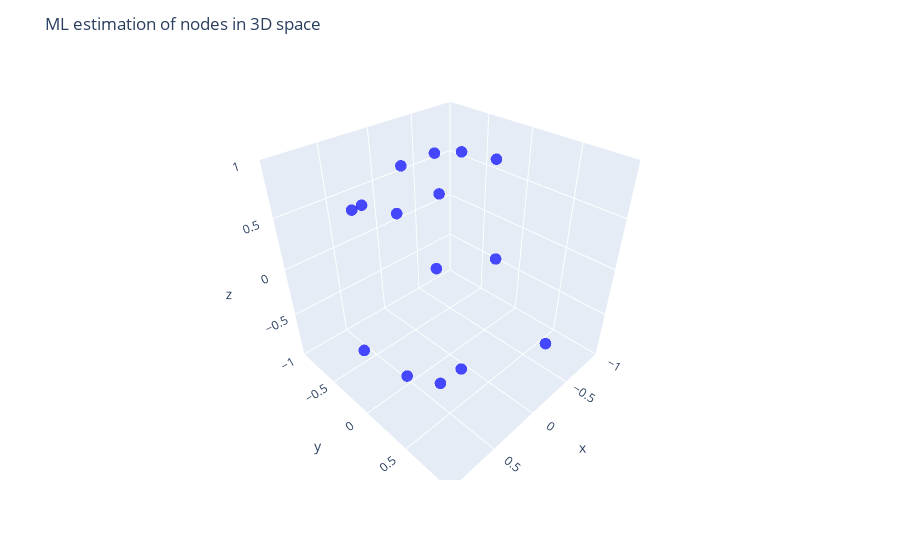

Here is the notebook cell this chart was saved with:
### Code cell
df = pd.DataFrame(Z_ML, columns=['x', 'y', 'z'])
df['node'] = df.index 
df['inclination_angle'] = inclination_angles
df['azimutal_angle'] = azimutal_angles

# Graficar
fig = px.scatter_3d(
    df,
    x='x',
    y='y',
    z='z',
    color_discrete_sequence=["blue"],  # mismo color para todos
    opacity=0.7,
    hover_data={
        'node': True,
        'inclination_angle': ':.2f',    # mostrar ángulos con dos decimales
        'azimutal_angle': ':.2f',
        'x': ':.2f',
        'y': ':.2f',
        'z': ':.2f'
    }
)

fig.update_traces(marker=dict(size=4))
fig.update_layout(
    scene=dict(
        xaxis=dict(range=[-1, 1]),
        yaxis=dict(range=[-1, 1]),
        zaxis=dict(range=[-1, 1]),
        aspectmode='cube'
    ),
    title="ML estimation of nodes in 3D space",
)

fig.show()

### Figure 1 — Plotly figure (JSON) as saved in the notebook; plotly's stock layout.template omitted (floating-point values rounded to 4 significant figures)
{"data": [{"customdata": [[0.0, 1.221, 4.58], [1.0, 0.8525, 4.846], [2.0, 2.604, 0.4652], [3.0, 1.121, 2.252], [4.0, 0.8826, 0.728], [5.0, 1.705, 5.423], [6.0, 0.4427, 3.916], [7.0, 2.52, 2.079], [8.0, 0.2342, 0.3993], [9.0, 3.1, 1.954], [10.0, 2.426, 2.043], [11.0, 0.6243, 4.584], [12.0, 0.01735, 4.006], [13.0, 2.562, 5.575], [14.0, 2.221, 2.967]], "hovertemplate": "x=%{x:.2f}<br>y=%{y:.2f}<br>z=%{z:.2f}<br>node=%{customdata[0]}<br>inclination_angle=%{customdata[1]:.2f}<br>azimutal_angle=%{customdata[2]:.2f}<extra></extra>", "legendgroup": "", "marker": {"color": "blue", "opacity": 0.7, "size": 4, "symbol": "circle"}, "mode": "markers", "name": "", "scene": "scene", "showlegend": false, "type": "scatter3d", "x": [-0.04878, 0.08194, -0.4752, 0.3043, 0.848, 0.3305, -0.5353, 0.3575, -0.09907, -0.2233, 0.8069, -0.2274, -0.1768, 0.6992, 0.2098], "y": [-0.2209, 0.2273, -0.6802, 0.7324, 0.3889, 0.2225, 0.0007076, -0.8484, -0.7031, -0.09795, -0.2265, -0.9705, 0.916, 0.5954, -0.9091], "z": [0.9741, -0.9704, -0.5581, 0.6091, -0.3602, 0.9172, 0.8447, 0.3904, 0.7042, 0.9698, -0.5455, 0.08028, -0.36, -0.3957, 0.3598]}], "layout": {"legend": {"tracegroupgap": 0}, "margin": {"t": 60}, "scene": {"aspectmode": "cube", "domain": {"x": [0, 1], "y": [0, 1]}, "xaxis": {"range": [-1, 1], "title": {"text": "x"}}, "yaxis": {"range": [-1, 1], "title": {"text": "y"}}, "zaxis": {"range": [-1, 1], "title": {"text": "z"}}}, "title": {"text": "ML estimation of nodes in 3D space"}}}
